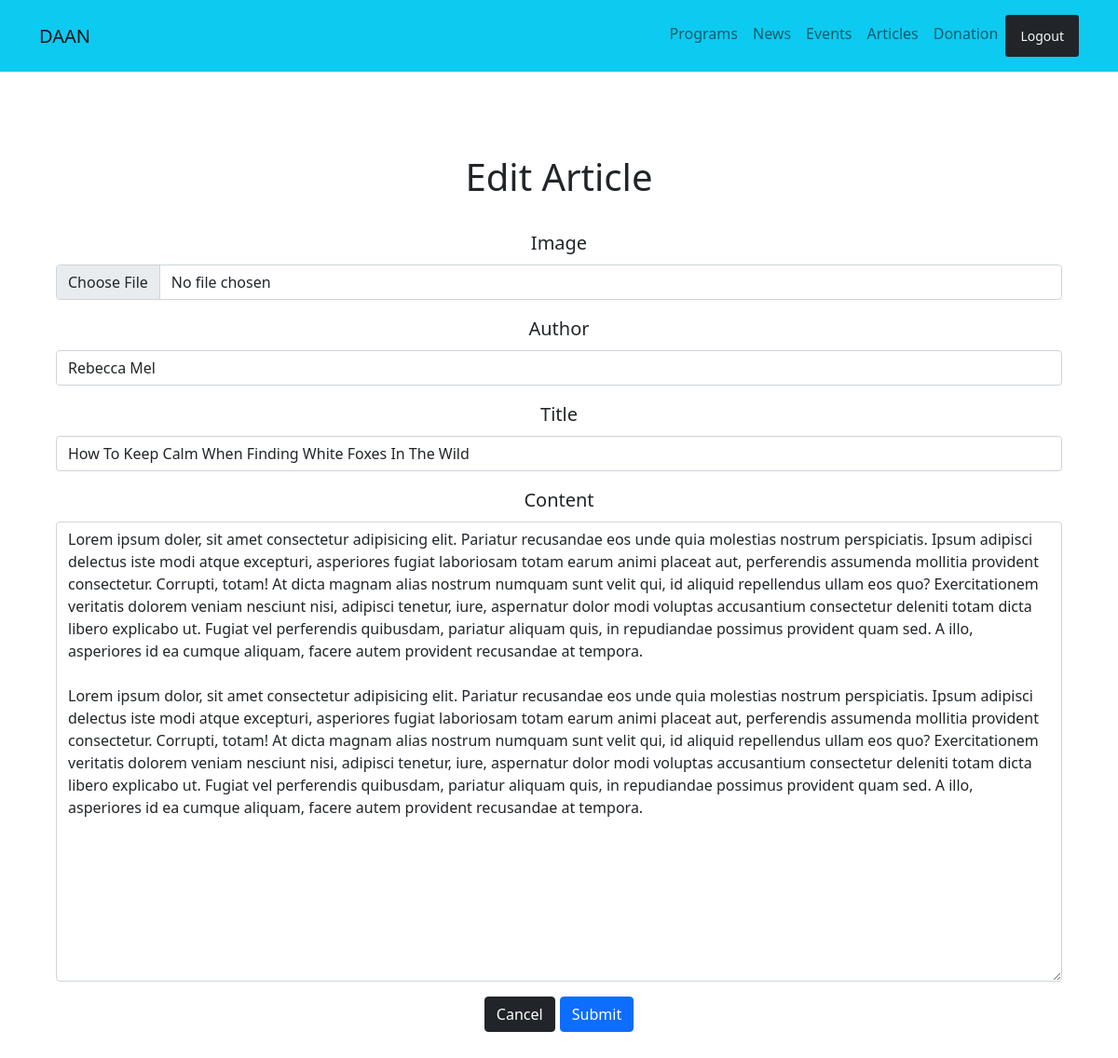
Screenshot of /admin/edit_article.php?article_id=1 with the database file from the repository.
### tables this page shows
CREATE TABLE `article` (
  `article_id` int(11) NOT NULL,
  `image` varchar(255) NOT NULL,
  `author` varchar(255) NOT NULL,
  `title` varchar(255) NOT NULL,
  `content` text NOT NULL,
  `date` timestamp NOT NULL DEFAULT current_timestamp(),
  `published` tinyint(4) DEFAULT 0
);

### controller/article_handler.php (called while the page is built, shortened)
<?php
if (isset($_GET['article_id'])) {
  $id = $_GET['article_id'];
  $article = selectOne('article', ['article_id' => $id]);
  $author = $article['author'];;
  $title = $article['title'];
  $content = $article['content'];;
}

### database/db.php (called while the page is built, shortened)
<?php
require('connect.php');
function executeQuery($sql, $data) {
  global $conn;
  $stmt = $conn->prepare($sql);
  $values = array_values($data);
  $types = str_repeat('s', count($values));
  $stmt->bind_param($types, ...$values);
  $stmt->execute();
  return $stmt;
}
function selectOne($table, $conditions = []) {
  global $conn;
  $sql = "SELECT *FROM $table";
  if (empty($conditions)) {
    $stmt = $conn->prepare($sql);
    $stmt->execute();
    $records = $stmt->get_result()->fetch_all(MYSQLI_ASSOC);
    return $records;
  } else {
    $i = 0;
    foreach ($conditions as $key => $value) {
      if ($i == 0) {
        $sql = $sql . " WHERE $key=?";
      } else {
        $sql = $sql . " AND $key=?";
      }
      $i++;
    }
    $sql = $sql . " LIMIT 1";
    $stmt = executeQuery($sql, $conditions);
    $records = $stmt->get_result()->fetch_assoc();
    return $records;
  }
}

### controller/article.php (called while the page is built, shortened)
<?php
include(ROOT_PATH . '/database/db.php');
include(ROOT_PATH . '/controller/article_handler.php');

### admin/edit_article.php (the view, shortened to what this page needs)
<?php include(ROOT_PATH . '/controller/article.php'); ?>
<!DOCTYPE html>
<html lang="en">
<head>
    <link href="https://cdn.jsdelivr.net/npm/bootstrap@5.0.2/dist/css/bootstrap.min.css" rel="stylesheet"
>
    <link rel="stylesheet" href="../assets/css/style.css">
</head>
<body>
  <?php include("../include/navbar_admin.php"); ?>
  <section class="p-5">
    <div class="container">
      <div class="row text-center g-4 my-4" id="article">
        <h1>Edit Article</h1>
        <div class="container lead">
          <form action="edit_article.php" method="post" enctype="multipart/form-data">
            <div class="mb-3">
              <label for="art_image" class="form-label">Image</label>
              <input type="file" class="form-control" id="art_image" name="image" value="<?php echo $image; ?>">
            </div>
            <div class="mb-3">
              <label for="art_author" class="form-label">Author</label>
              <input type="text" class="form-control" id="art_author" name="author" value="<?php echo $author; ?>">
            </div>
            <div class="mb-3">
              <label for="art_title" class="form-label">Title</label>
              <input type="text" class="form-control" id="art_title" name="title" value="<?php echo $title; ?>">
            </div>
            <div class="mb-3">
              <label for="art_con" class="form-label">Content</label>
              <textarea rows="20" cols="50" class="form-control" id="art_con" name="content"><?php echo $content; ?></textarea>
            </div>
            <a href="index.php" role="button" class="btn btn-dark">Cancel</a>
            <button type="submit" class="btn btn-primary" name="edit_btn">Submit</button>
          </form>
        </div>
      </div>
    </div>
  </section>
</body>
</html>

### assets/css/style.css (style rules this page uses)
body::before { display: block; content: ''; height: 70px; }

### rows the page displays
article: author "Rebecca Mel", title "How To Keep Calm When Finding White Foxes In The Wild", content "Lorem ipsum doler, sit amet consectetur adipisicing elit. Pariatur recusandae eos unde quia molestias nostrum perspiciatis. Ipsum adipisci delectus iste modi atque excepturi, asperiores fugiat laboriosam totam earum animi placeat aut, perferendis assumenda mollitia provident consectetur. Corrupti, totam! At dicta magnam alias nostrum numquam sunt velit qui, id aliquid repellendus ullam eos quo? Exercitationem veritatis dolorem veniam nesciunt nisi, adipisci tenetur, iure, aspernatur dolor modi voluptas accusantium consectetur deleniti totam dicta libero explicabo ut. Fugiat vel perferendis quibusdam, pariatur aliquam quis, in repudiandae possimus provident quam sed. A illo, asperiores id ea…"
